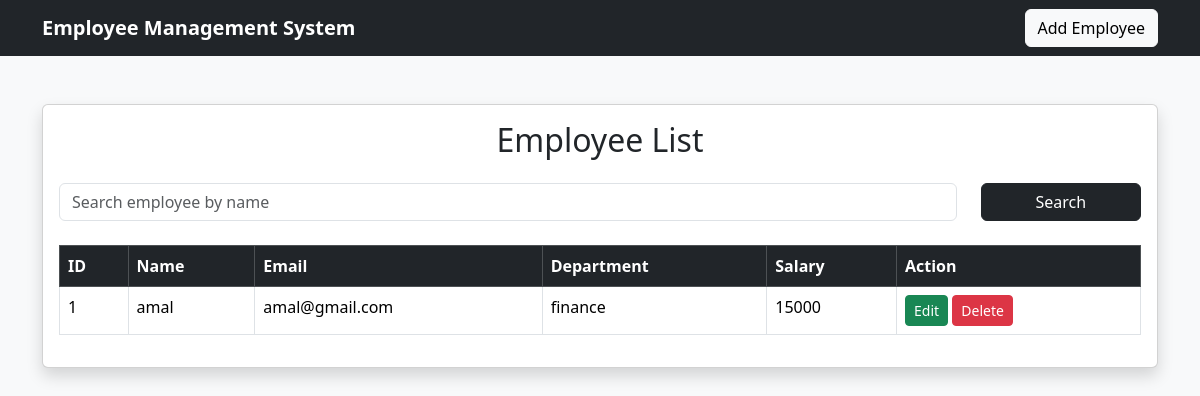
Page / (signed in) on the earlier database version.
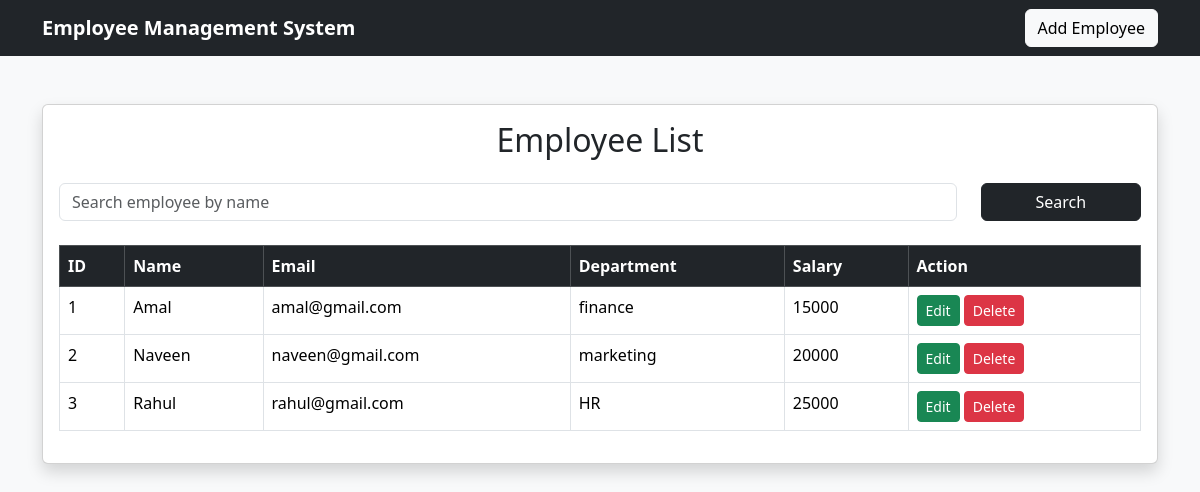
Same page on the later database version.
### employees/models.py (models this page shows, shortened)
class Employee(models.Model):
    name = models.CharField(max_length=100)
    email = models.EmailField()
    department = models.CharField(max_length=100)
    salary = models.IntegerField()

### employees/views.py (the view)
# urls.py: 2. Add a URL to urlpatterns:  path('', views.home, name='home')
@login_required
def home(request):
    search = request.GET.get('search')
    if search:
        employees = Employee.objects.filter(name__icontains=search)
    else:
        employees = Employee.objects.all()
    return render(request, 'home.html', {
        'employees': employees
    })

### templates/home.html (shortened to what this page needs)
<!DOCTYPE html>
<html lang="en">
<head>
    <link href="https://cdn.jsdelivr.net/npm/bootstrap@5.3.3/dist/css/bootstrap.min.css" rel="stylesheet">
</head>
<body class="bg-light">
    <nav class="navbar navbar-dark bg-dark">
        <div class="container">
            <a class="navbar-brand fw-bold" href="/">
                Employee Management System
            </a>
            <a href="/add/" class="btn btn-light">
                Add Employee
            </a>
        </div>
    </nav>
    <div class="container mt-5">
        <div class="card shadow">
            <div class="card-body">
                <h2 class="text-center mb-4">
                    Employee List
                </h2>
                <form method="GET" class="mb-4">
                    <div class="row">
                        <div class="col-md-10">
                            <input type="text"
                                   name="search"
                                   class="form-control"
                                   placeholder="Search employee by name">
                        </div>
                        <div class="col-md-2">
                            <button type="submit"
                                    class="btn btn-dark w-100">
                                Search
                            </button>
                        </div>
                    </div>
                </form>
                <table class="table table-bordered table-hover">
                    <thead class="table-dark">
                        <tr>
                            <th>ID</th>
                            <th>Name</th>
                            <th>Email</th>
                            <th>Department</th>
                            <th>Salary</th>
                            <th>Action</th>
                        </tr>
                    </thead>
                    <tbody>
                        {% for employee in employees %}
                        <tr>
                            <td>{{ employee.id }}</td>
                            <td>{{ employee.name }}</td>
                            <td>{{ employee.email }}</td>
                            <td>{{ employee.department }}</td>
                            <td>{{ employee.salary }}</td>
                            <td>
                                <a href="/edit/{{ employee.id }}/"
                                   class="btn btn-success btn-sm">
                                    Edit
                                </a>
                                <a href="/delete/{{ employee.id }}/"
                                   class="btn btn-danger btn-sm"
                                   onclick="return confirm('Are you sure you want to delete this employee?')">
                                    Delete
                                </a>
                            </td>
                        </tr>
                        {% endfor %}
                    </tbody>
                </table>
            </div>
        </div>
    </div>
</body>
</html>

Differences in the rows shown:
changed Employee "amal@gmail.com": name "amal" → "Amal"
added Employee: id "2", name "Naveen", email "naveen@gmail.com", department "marketing", salary "20000"
added Employee: id "3", name "Rahul", email "rahul@gmail.com", department "HR", salary "25000"
